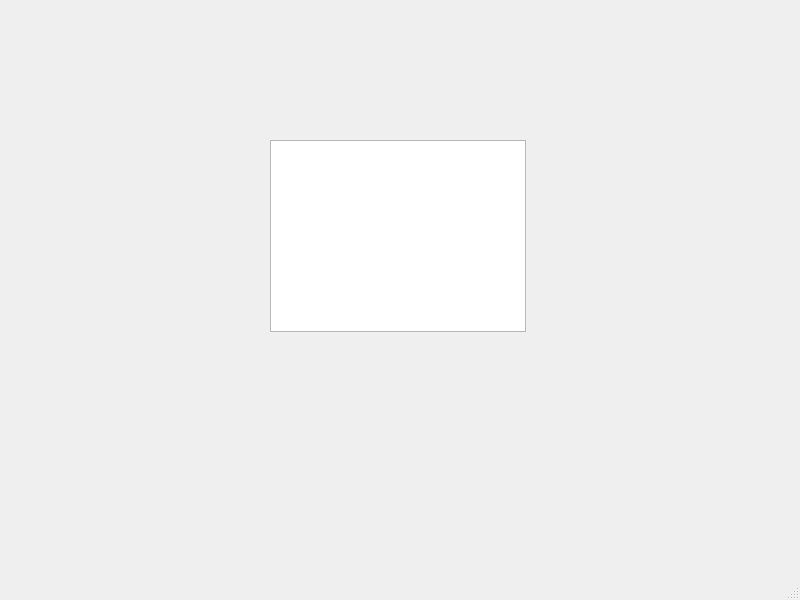
<?xml version="1.0" encoding="UTF-8"?>
<ui version="4.0">
 <class>MainWindow</class>
 <widget class="QMainWindow" name="MainWindow">
  <property name="geometry">
   <rect>
    <x>0</x>
    <y>0</y>
    <width>800</width>
    <height>600</height>
   </rect>
  </property>
  <property name="windowTitle">
   <string>MainWindow</string>
  </property>
  <widget class="QWidget" name="centralwidget">
   <widget class="QListWidget" name="listWidget">
    <property name="geometry">
     <rect>
      <x>270</x>
      <y>140</y>
      <width>256</width>
      <height>192</height>
     </rect>
    </property>
   </widget>
  </widget>
  <widget class="QMenuBar" name="menubar">
   <property name="geometry">
    <rect>
     <x>0</x>
     <y>0</y>
     <width>800</width>
     <height>22</height>
    </rect>
   </property>
  </widget>
  <widget class="QStatusBar" name="statusbar"/>
 </widget>
 <resources/>
 <connections/>
</ui>
